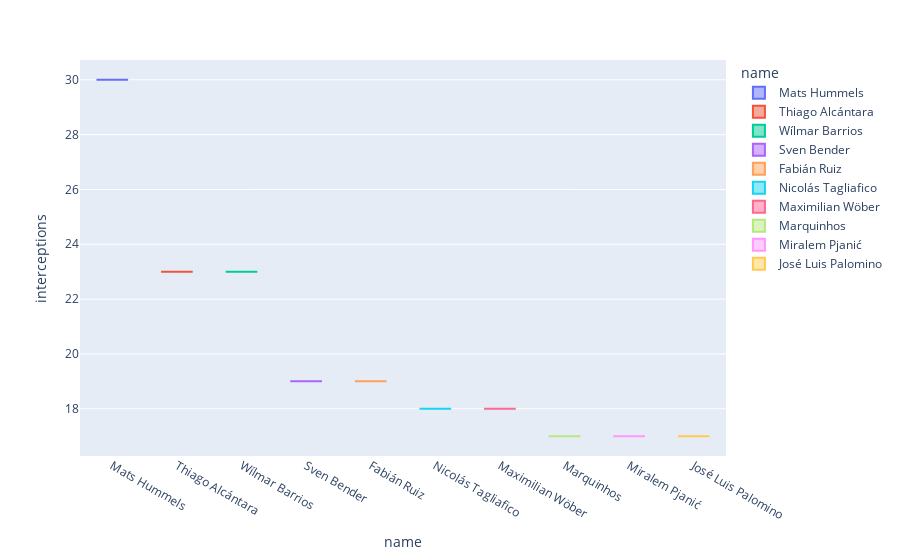

Notebook cell for this chart:
### Code cell
fig = px.box(top_10_defenders, x="name", y="interceptions",color='name', notched=True)
fig.show()

### Figure 1 — Plotly figure (JSON) as saved in the notebook; plotly's stock layout.template omitted (floating-point values rounded to 4 significant figures)
{"data": [{"alignmentgroup": "True", "hovertemplate": "name=%{x}<br>interceptions=%{y}<extra></extra>", "legendgroup": "Mats Hummels", "marker": {"color": "#636efa"}, "name": "Mats Hummels", "notched": true, "offsetgroup": "Mats Hummels", "orientation": "v", "showlegend": true, "type": "box", "x": ["Mats Hummels"], "x0": " ", "xaxis": "x", "y": [30], "y0": " ", "yaxis": "y"}, {"alignmentgroup": "True", "hovertemplate": "name=%{x}<br>interceptions=%{y}<extra></extra>", "legendgroup": "Thiago Alcántara", "marker": {"color": "#EF553B"}, "name": "Thiago Alcántara", "notched": true, "offsetgroup": "Thiago Alcántara", "orientation": "v", "showlegend": true, "type": "box", "x": ["Thiago Alcántara"], "x0": " ", "xaxis": "x", "y": [23], "y0": " ", "yaxis": "y"}, {"alignmentgroup": "True", "hovertemplate": "name=%{x}<br>interceptions=%{y}<extra></extra>", "legendgroup": "Wílmar Barrios", "marker": {"color": "#00cc96"}, "name": "Wílmar Barrios", "notched": true, "offsetgroup": "Wílmar Barrios", "orientation": "v", "showlegend": true, "type": "box", "x": ["Wílmar Barrios"], "x0": " ", "xaxis": "x", "y": [23], "y0": " ", "yaxis": "y"}, {"alignmentgroup": "True", "hovertemplate": "name=%{x}<br>interceptions=%{y}<extra></extra>", "legendgroup": "Sven Bender", "marker": {"color": "#ab63fa"}, "name": "Sven Bender", "notched": true, "offsetgroup": "Sven Bender", "orientation": "v", "showlegend": true, "type": "box", "x": ["Sven Bender"], "x0": " ", "xaxis": "x", "y": [19], "y0": " ", "yaxis": "y"}, {"alignmentgroup": "True", "hovertemplate": "name=%{x}<br>interceptions=%{y}<extra></extra>", "legendgroup": "Fabián Ruiz", "marker": {"color": "#FFA15A"}, "name": "Fabián Ruiz", "notched": true, "offsetgroup": "Fabián Ruiz", "orientation": "v", "showlegend": true, "type": "box", "x": ["Fabián Ruiz"], "x0": " ", "xaxis": "x", "y": [19], "y0": " ", "yaxis": "y"}, {"alignmentgroup": "True", "hovertemplate": "name=%{x}<br>interceptions=%{y}<extra></extra>", "legendgroup": "Nicolás Tagliafico", "marker": {"color": "#19d3f3"}, "name": "Nicolás Tagliafico", "notched": true, "offsetgroup": "Nicolás Tagliafico", "orientation": "v", "showlegend": true, "type": "box", "x": ["Nicolás Tagliafico"], "x0": " ", "xaxis": "x", "y": [18], "y0": " ", "yaxis": "y"}, {"alignmentgroup": "True", "hovertemplate": "name=%{x}<br>interceptions=%{y}<extra></extra>", "legendgroup": "Maximilian Wöber", "marker": {"color": "#FF6692"}, "name": "Maximilian Wöber", "notched": true, "offsetgroup": "Maximilian Wöber", "orientation": "v", "showlegend": true, "type": "box", "x": ["Maximilian Wöber"], "x0": " ", "xaxis": "x", "y": [18], "y0": " ", "yaxis": "y"}, {"alignmentgroup": "True", "hovertemplate": "name=%{x}<br>interceptions=%{y}<extra></extra>", "legendgroup": "Marquinhos", "marker": {"color": "#B6E880"}, "name": "Marquinhos", "notched": true, "offsetgroup": "Marquinhos", "orientation": "v", "showlegend": true, "type": "box", "x": ["Marquinhos"], "x0": " ", "xaxis": "x", "y": [17], "y0": " ", "yaxis": "y"}, {"alignmentgroup": "True", "hovertemplate": "name=%{x}<br>interceptions=%{y}<extra></extra>", "legendgroup": "Miralem Pjanić", "marker": {"color": "#FF97FF"}, "name": "Miralem Pjanić", "notched": true, "offsetgroup": "Miralem Pjanić", "orientation": "v", "showlegend": true, "type": "box", "x": ["Miralem Pjanić"], "x0": " ", "xaxis": "x", "y": [17], "y0": " ", "yaxis": "y"}, {"alignmentgroup": "True", "hovertemplate": "name=%{x}<br>interceptions=%{y}<extra></extra>", "legendgroup": "José Luis Palomino", "marker": {"color": "#FECB52"}, "name": "José Luis Palomino", "notched": true, "offsetgroup": "José Luis Palomino", "orientation": "v", "showlegend": true, "type": "box", "x": ["José Luis Palomino"], "x0": " ", "xaxis": "x", "y": [17], "y0": " ", "yaxis": "y"}], "layout": {"boxmode": "overlay", "legend": {"title": {"text": "name"}, "tracegroupgap": 0}, "margin": {"t": 60}, "xaxis": {"anchor": "y", "categoryarray": ["Mats Hummels", "Thiago Alcántara", "Wílmar Barrios", "Sven Bender", "Fabián Ruiz", "Nicolás Tagliafico", "Maximilian Wöber", "Marquinhos", "Miralem Pjanić", "José Luis Palomino"], "categoryorder": "array", "domain": [0, 1], "title": {"text": "name"}}, "yaxis": {"anchor": "x", "domain": [0, 1], "title": {"text": "interceptions"}}}}
